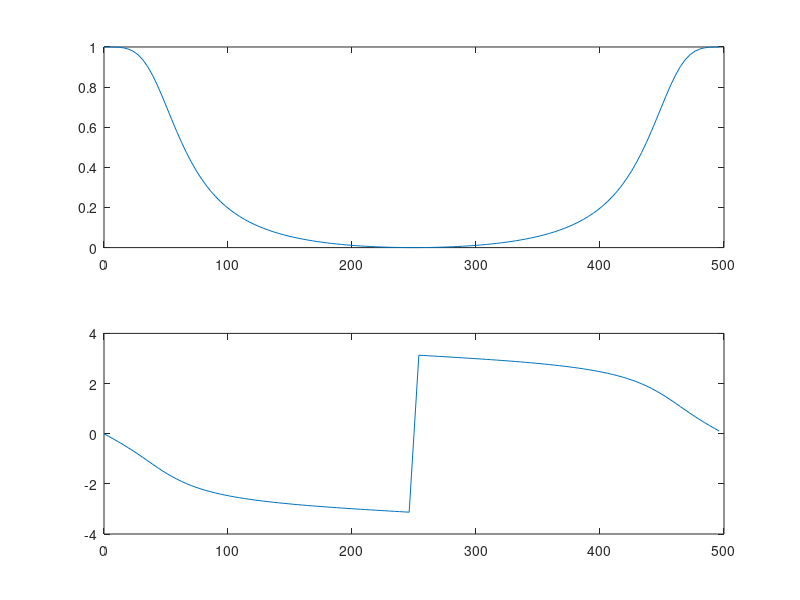

Here is the MATLAB script that generated this plot:
clc;
rp=3;
rs=20;
fs=1000; % sampling frequency
wp=[50 450]/(fs/2); % normalizing passband frequency
ws=[200 300]/(fs/2); % normalizing stopband frequency
[n,wn]=buttord(wp,ws,rp,rs);
[b,a]=butter(n,wn,'stop');
[h,d]=freqz(b,a,128,fs);
subplot(2,1,1);
plot(d,abs(h));
g=angle(h);
subplot(2,1,2);
plot(d,g);